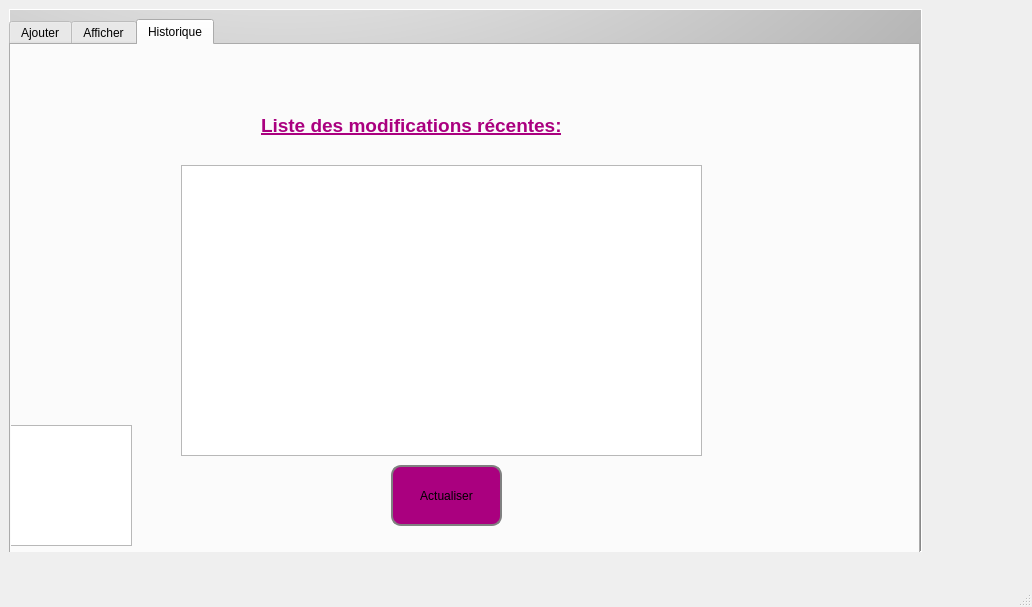
<?xml version="1.0" encoding="UTF-8"?>
<ui version="4.0">
 <class>MainWindow</class>
 <widget class="QMainWindow" name="MainWindow">
  <property name="geometry">
   <rect>
    <x>0</x>
    <y>0</y>
    <width>1032</width>
    <height>607</height>
   </rect>
  </property>
  <property name="windowTitle">
   <string>MainWindow</string>
  </property>
  <widget class="QWidget" name="centralwidget">
   <widget class="QStackedWidget" name="stackedWidget">
    <property name="geometry">
     <rect>
      <x>0</x>
      <y>0</y>
      <width>931</width>
      <height>561</height>
     </rect>
    </property>
    <property name="styleSheet">
     <string notr="true">
QGroupBox {
 
 background: qradialgradient(cx: 0.3, cy: -0.4, fx: 0.3, fy: -0.4, radius: 1.35, stop: 0 #fff, stop: 1 #888) ;/*background: linear-gradient(rgba(0,0,0,.5), rgba(0,0,0,.5)),url(feuille.jpg); 
    background-position: center;
    background-size: cover;
    display: flex;
    justify-content: center;
    align-items: center;
    font-family: 'Poppins', sans-serif*/
 
 color: rgb(255, 255, 255);
  border: 1px solid #ffffff;

    margin-top: 1ex; /* leave space at the top for the title */
}

QGroupBox::title {
    subcontrol-origin: margin;
    subcontrol-position: top center; /* position at the top center */
    padding: 0 10px;
    background-color: qlineargradient(x1: 0, y1: 0, x2: 0, y2: 1,
                                      stop: 0 #FF0ECE, stop: 1 #FFFFFF);
}


QPushButton {
border: 2px solid gray;
border-radius: 10px;
padding: 0 8px;
background-color:blue
}

 QPushButton:hover:!pressed{ background-color: qlineargradient(x1: 0, y1: 0, x2: 0, y2: 1,
                                      stop: 0 #FF0ECE, stop: 1 #FFFFFF); } 
QPushButton:hover { background-color: qlineargradient(x1: 0, y1: 0, x2: 0, y2: 1,
                                      stop: 0 #FF0ECE, stop: 1 #FFFFFF); }</string>
    </property>
    <property name="currentIndex">
     <number>1</number>
    </property>
    <widget class="QWidget" name="Home">
     <layout class="QHBoxLayout" name="horizontalLayout">
      <item>
       <widget class="QGroupBox" name="groupBox">
        <property name="styleSheet">
         <string notr="true"/>
        </property>
        <property name="title">
         <string>Smart Printing System</string>
        </property>
        <widget class="QLabel" name="label_2">
         <property name="geometry">
          <rect>
           <x>200</x>
           <y>100</y>
           <width>491</width>
           <height>61</height>
          </rect>
         </property>
         <property name="font">
          <font>
           <family>Lucida Console</family>
           <pointsize>13</pointsize>
           <weight>75</weight>
           <bold>true</bold>
          </font>
         </property>
         <property name="styleSheet">
          <string notr="true">color: rgb(85, 170, 255);</string>
         </property>
         <property name="text">
          <string>&lt;html&gt;&lt;head/&gt;&lt;body&gt;&lt;p align=&quot;center&quot;&gt;&lt;span style=&quot; font-size:14pt; text-decoration: underline;&quot;&gt;Bienvenue,vous êtes le livreur!!&lt;/span&gt;&lt;/p&gt;&lt;/body&gt;&lt;/html&gt;</string>
         </property>
        </widget>
        <widget class="QPushButton" name="livrButton">
         <property name="geometry">
          <rect>
           <x>360</x>
           <y>240</y>
           <width>141</width>
           <height>61</height>
          </rect>
         </property>
         <property name="styleSheet">
          <string notr="true">background-color: rgb(85, 170, 255);</string>
         </property>
         <property name="text">
          <string>Livraisons</string>
         </property>
        </widget>
        <widget class="QPushButton" name="deconnecterButton">
         <property name="geometry">
          <rect>
           <x>780</x>
           <y>470</y>
           <width>121</width>
           <height>61</height>
          </rect>
         </property>
         <property name="styleSheet">
          <string notr="true">
background-color: rgb(255, 255, 127);</string>
         </property>
         <property name="text">
          <string>Déconnecter</string>
         </property>
        </widget>
        <widget class="QTextBrowser" name="textBrowser_4">
         <property name="geometry">
          <rect>
           <x>-10</x>
           <y>420</y>
           <width>131</width>
           <height>121</height>
          </rect>
         </property>
         <property name="styleSheet">
          <string notr="true">border-image: url(:/img/Projet qt/delivery.png);</string>
         </property>
        </widget>
        <zorder>textBrowser_4</zorder>
        <zorder>label_2</zorder>
        <zorder>livrButton</zorder>
        <zorder>deconnecterButton</zorder>
       </widget>
      </item>
     </layout>
    </widget>
    <widget class="QWidget" name="livraisons">
     <layout class="QHBoxLayout" name="horizontalLayout_4">
      <item>
       <widget class="QGroupBox" name="groupBox_5">
        <property name="title">
         <string/>
        </property>
        <widget class="QTabWidget" name="historique">
         <property name="geometry">
          <rect>
           <x>0</x>
           <y>10</y>
           <width>911</width>
           <height>541</height>
          </rect>
         </property>
         <property name="minimumSize">
          <size>
           <width>911</width>
           <height>0</height>
          </size>
         </property>
         <property name="focusPolicy">
          <enum>Qt::StrongFocus</enum>
         </property>
         <property name="styleSheet">
          <string notr="true"/>
         </property>
         <property name="currentIndex">
          <number>2</number>
         </property>
         <widget class="QWidget" name="tab_4">
          <attribute name="title">
           <string>Ajouter</string>
          </attribute>
          <widget class="QPushButton" name="homeButton_4">
           <property name="geometry">
            <rect>
             <x>780</x>
             <y>440</y>
             <width>111</width>
             <height>51</height>
            </rect>
           </property>
           <property name="styleSheet">
            <string notr="true">background-color: rgb(255, 255, 127);
</string>
           </property>
           <property name="text">
            <string>Home</string>
           </property>
          </widget>
          <widget class="QSplitter" name="splitter_3">
           <property name="geometry">
            <rect>
             <x>280</x>
             <y>30</y>
             <width>341</width>
             <height>411</height>
            </rect>
           </property>
           <property name="orientation">
            <enum>Qt::Vertical</enum>
           </property>
           <widget class="QLabel" name="label">
            <property name="maximumSize">
             <size>
              <width>16777215</width>
              <height>16777215</height>
             </size>
            </property>
            <property name="styleSheet">
             <string notr="true">color: rgb(85, 170, 255);
font: 75 12pt &quot;MS Shell Dlg 2&quot;;</string>
            </property>
            <property name="text">
             <string>&lt;html&gt;&lt;head/&gt;&lt;body&gt;&lt;p align=&quot;center&quot;&gt;&lt;span style=&quot; font-size:14pt; font-weight:600; text-decoration: underline;&quot;&gt;Ajouter une livraison :&lt;/span&gt;&lt;/p&gt;&lt;/body&gt;&lt;/html&gt;</string>
            </property>
           </widget>
           <widget class="QWidget" name="layoutWidget">
            <layout class="QGridLayout" name="gridLayout">
             <item row="0" column="0">
              <widget class="QLabel" name="label_13">
               <property name="text">
                <string>&lt;html&gt;&lt;head/&gt;&lt;body&gt;&lt;p align=&quot;center&quot;&gt;&lt;span style=&quot; font-size:10pt; font-weight:600;&quot;&gt;Id:&lt;/span&gt;&lt;/p&gt;&lt;/body&gt;&lt;/html&gt;</string>
               </property>
              </widget>
             </item>
             <item row="0" column="1">
              <widget class="QLineEdit" name="le_id"/>
             </item>
             <item row="1" column="0">
              <widget class="QLabel" name="label_14">
               <property name="text">
                <string>&lt;html&gt;&lt;head/&gt;&lt;body&gt;&lt;p align=&quot;center&quot;&gt;&lt;span style=&quot; font-size:10pt; font-weight:600;&quot;&gt;Date:&lt;/span&gt;&lt;/p&gt;&lt;/body&gt;&lt;/html&gt;</string>
               </property>
              </widget>
             </item>
             <item row="1" column="1">
              <widget class="QLineEdit" name="la_date"/>
             </item>
             <item row="2" column="0">
              <widget class="QLabel" name="label_17">
               <property name="text">
                <string>&lt;html&gt;&lt;head/&gt;&lt;body&gt;&lt;p align=&quot;center&quot;&gt;&lt;span style=&quot; font-size:10pt; font-weight:600;&quot;&gt;Frais:&lt;/span&gt;&lt;/p&gt;&lt;/body&gt;&lt;/html&gt;</string>
               </property>
              </widget>
             </item>
             <item row="2" column="1">
              <widget class="QLineEdit" name="le_frais"/>
             </item>
             <item row="3" column="0">
              <widget class="QLabel" name="label_18">
               <property name="text">
                <string>&lt;html&gt;&lt;head/&gt;&lt;body&gt;&lt;p align=&quot;center&quot;&gt;&lt;span style=&quot; font-size:10pt; font-weight:600;&quot;&gt;Localisation:&lt;/span&gt;&lt;/p&gt;&lt;/body&gt;&lt;/html&gt;</string>
               </property>
              </widget>
             </item>
             <item row="3" column="1">
              <widget class="QLineEdit" name="l_adress"/>
             </item>
            </layout>
           </widget>
           <widget class="QPushButton" name="ajouter">
            <property name="styleSheet">
             <string notr="true">background-color: rgb(85, 170, 255);</string>
            </property>
            <property name="text">
             <string>Ajouter</string>
            </property>
           </widget>
          </widget>
          <widget class="QTextBrowser" name="textBrowser_2">
           <property name="geometry">
            <rect>
             <x>-10</x>
             <y>380</y>
             <width>131</width>
             <height>121</height>
            </rect>
           </property>
           <property name="styleSheet">
            <string notr="true">border-image: url(:/img/Projet qt/delivery.png);</string>
           </property>
          </widget>
         </widget>
         <widget class="QWidget" name="tab_5">
          <attribute name="title">
           <string>Afficher</string>
          </attribute>
          <widget class="QTableView" name="table_livraison">
           <property name="geometry">
            <rect>
             <x>120</x>
             <y>280</y>
             <width>651</width>
             <height>211</height>
            </rect>
           </property>
          </widget>
          <widget class="QTextBrowser" name="textBrowser_3">
           <property name="geometry">
            <rect>
             <x>-10</x>
             <y>380</y>
             <width>131</width>
             <height>121</height>
            </rect>
           </property>
           <property name="styleSheet">
            <string notr="true">border-image: url(:/img/Projet qt/delivery.png);</string>
           </property>
          </widget>
          <widget class="QLineEdit" name="recherche">
           <property name="geometry">
            <rect>
             <x>350</x>
             <y>59</y>
             <width>181</width>
             <height>31</height>
            </rect>
           </property>
          </widget>
          <widget class="QComboBox" name="comboBox_tri">
           <property name="geometry">
            <rect>
             <x>580</x>
             <y>120</y>
             <width>192</width>
             <height>41</height>
            </rect>
           </property>
           <property name="styleSheet">
            <string notr="true">border-color: rgb(170, 170, 255);
selection-background-color: rgb(170, 170, 255);


font: 75 10pt &quot;MS Shell Dlg 2&quot;;
</string>
           </property>
           <item>
            <property name="text">
             <string>            TRIER</string>
            </property>
           </item>
           <item>
            <property name="text">
             <string>Tri par frais</string>
            </property>
           </item>
           <item>
            <property name="text">
             <string>Tri par id croissant</string>
            </property>
           </item>
           <item>
            <property name="text">
             <string>Tri par id Descendant</string>
            </property>
           </item>
           <item>
            <property name="text">
             <string>Tri par localisation</string>
            </property>
           </item>
          </widget>
          <widget class="QLabel" name="label_3">
           <property name="geometry">
            <rect>
             <x>350</x>
             <y>20</y>
             <width>181</width>
             <height>41</height>
            </rect>
           </property>
           <property name="text">
            <string>&lt;html&gt;&lt;head/&gt;&lt;body&gt;&lt;p align=&quot;center&quot;&gt;&lt;span style=&quot; font-size:12pt; font-weight:600; text-decoration: underline; color:#ffaaff;&quot;&gt;Rechercher:&lt;/span&gt;&lt;/p&gt;&lt;/body&gt;&lt;/html&gt;</string>
           </property>
          </widget>
          <widget class="QPushButton" name="homeButton_5">
           <property name="geometry">
            <rect>
             <x>780</x>
             <y>440</y>
             <width>111</width>
             <height>51</height>
            </rect>
           </property>
           <property name="styleSheet">
            <string notr="true">background-color: rgb(255, 255, 127);
</string>
           </property>
           <property name="text">
            <string>Home</string>
           </property>
          </widget>
          <widget class="QPushButton" name="supprimer2">
           <property name="geometry">
            <rect>
             <x>350</x>
             <y>194</y>
             <width>181</width>
             <height>51</height>
            </rect>
           </property>
           <property name="styleSheet">
            <string notr="true">background-color: rgb(85, 255, 127);
selection-color: rgb(0, 85, 0);</string>
           </property>
           <property name="text">
            <string>Supprimer</string>
           </property>
          </widget>
          <widget class="QPushButton" name="pushButton_3">
           <property name="geometry">
            <rect>
             <x>780</x>
             <y>370</y>
             <width>111</width>
             <height>61</height>
            </rect>
           </property>
           <property name="styleSheet">
            <string notr="true">background-color: rgb(85, 255, 255);</string>
           </property>
           <property name="text">
            <string>Accès Site Web</string>
           </property>
          </widget>
          <widget class="QLineEdit" name="le_id_sup_2">
           <property name="geometry">
            <rect>
             <x>350</x>
             <y>154</y>
             <width>181</width>
             <height>31</height>
            </rect>
           </property>
           <property name="focusPolicy">
            <enum>Qt::StrongFocus</enum>
           </property>
          </widget>
          <widget class="QLabel" name="label_22">
           <property name="geometry">
            <rect>
             <x>350</x>
             <y>114</y>
             <width>181</width>
             <height>31</height>
            </rect>
           </property>
           <property name="styleSheet">
            <string notr="true">color: rgb(85, 0, 255);

font: 14pt &quot;MS Shell Dlg 2&quot;;</string>
           </property>
           <property name="text">
            <string>&lt;html&gt;&lt;head/&gt;&lt;body&gt;&lt;p align=&quot;center&quot;&gt;&lt;span style=&quot; font-size:12pt; font-weight:600; text-decoration: underline; color:#55ff7f;&quot;&gt;Id a supprimer:&lt;/span&gt;&lt;/p&gt;&lt;/body&gt;&lt;/html&gt;</string>
           </property>
          </widget>
          <widget class="QLabel" name="label_4">
           <property name="geometry">
            <rect>
             <x>0</x>
             <y>10</y>
             <width>301</width>
             <height>31</height>
            </rect>
           </property>
           <property name="styleSheet">
            <string notr="true">color: rgb(85, 170, 255);</string>
           </property>
           <property name="text">
            <string>&lt;html&gt;&lt;head/&gt;&lt;body&gt;&lt;p align=&quot;center&quot;&gt;&lt;span style=&quot; font-size:10pt; font-weight:600; text-decoration: underline;&quot;&gt;Veuillez entrer les modifications:&lt;/span&gt;&lt;/p&gt;&lt;/body&gt;&lt;/html&gt;</string>
           </property>
          </widget>
          <widget class="QPushButton" name="pushButton_2">
           <property name="geometry">
            <rect>
             <x>30</x>
             <y>210</y>
             <width>251</width>
             <height>51</height>
            </rect>
           </property>
           <property name="styleSheet">
            <string notr="true">background-color: rgb(85, 170, 255);</string>
           </property>
           <property name="text">
            <string>Modifier</string>
           </property>
          </widget>
          <widget class="QLabel" name="label_19">
           <property name="geometry">
            <rect>
             <x>30</x>
             <y>130</y>
             <width>51</width>
             <height>21</height>
            </rect>
           </property>
           <property name="text">
            <string>&lt;html&gt;&lt;head/&gt;&lt;body&gt;&lt;p align=&quot;center&quot;&gt;&lt;span style=&quot; font-size:11pt; font-weight:600;&quot;&gt;Frais:&lt;/span&gt;&lt;/p&gt;&lt;/body&gt;&lt;/html&gt;</string>
           </property>
          </widget>
          <widget class="QLineEdit" name="la_date_2">
           <property name="geometry">
            <rect>
             <x>130</x>
             <y>90</y>
             <width>161</width>
             <height>31</height>
            </rect>
           </property>
          </widget>
          <widget class="QLineEdit" name="le_id_2">
           <property name="geometry">
            <rect>
             <x>130</x>
             <y>50</y>
             <width>161</width>
             <height>31</height>
            </rect>
           </property>
          </widget>
          <widget class="QLineEdit" name="le_frais_2">
           <property name="geometry">
            <rect>
             <x>130</x>
             <y>130</y>
             <width>161</width>
             <height>31</height>
            </rect>
           </property>
          </widget>
          <widget class="QLineEdit" name="l_adress_2">
           <property name="geometry">
            <rect>
             <x>130</x>
             <y>170</y>
             <width>161</width>
             <height>31</height>
            </rect>
           </property>
          </widget>
          <widget class="QLabel" name="label_15">
           <property name="geometry">
            <rect>
             <x>30</x>
             <y>90</y>
             <width>51</width>
             <height>21</height>
            </rect>
           </property>
           <property name="text">
            <string>&lt;html&gt;&lt;head/&gt;&lt;body&gt;&lt;p align=&quot;center&quot;&gt;&lt;span style=&quot; font-size:11pt; font-weight:600;&quot;&gt;Date:&lt;/span&gt;&lt;/p&gt;&lt;/body&gt;&lt;/html&gt;</string>
           </property>
          </widget>
          <widget class="QLabel" name="label_20">
           <property name="geometry">
            <rect>
             <x>10</x>
             <y>170</y>
             <width>121</width>
             <height>21</height>
            </rect>
           </property>
           <property name="text">
            <string>&lt;html&gt;&lt;head/&gt;&lt;body&gt;&lt;p&gt;&lt;span style=&quot; font-size:11pt; font-weight:600;&quot;&gt;Localisation:&lt;/span&gt;&lt;/p&gt;&lt;/body&gt;&lt;/html&gt;</string>
           </property>
          </widget>
          <widget class="QLabel" name="label_16">
           <property name="geometry">
            <rect>
             <x>40</x>
             <y>50</y>
             <width>31</width>
             <height>20</height>
            </rect>
           </property>
           <property name="text">
            <string>&lt;html&gt;&lt;head/&gt;&lt;body&gt;&lt;p&gt;&lt;span style=&quot; font-size:11pt; font-weight:600;&quot;&gt;Id:&lt;/span&gt;&lt;/p&gt;&lt;/body&gt;&lt;/html&gt;</string>
           </property>
          </widget>
          <widget class="QPushButton" name="pushButton">
           <property name="geometry">
            <rect>
             <x>780</x>
             <y>300</y>
             <width>111</width>
             <height>61</height>
            </rect>
           </property>
           <property name="styleSheet">
            <string notr="true">background-color: rgb(170, 170, 127);</string>
           </property>
           <property name="text">
            <string>Actualiser</string>
           </property>
          </widget>
          <zorder>pushButton_2</zorder>
          <zorder>label_19</zorder>
          <zorder>la_date_2</zorder>
          <zorder>le_id_2</zorder>
          <zorder>le_frais_2</zorder>
          <zorder>l_adress_2</zorder>
          <zorder>label_15</zorder>
          <zorder>label_20</zorder>
          <zorder>label_16</zorder>
          <zorder>textBrowser_3</zorder>
          <zorder>table_livraison</zorder>
          <zorder>recherche</zorder>
          <zorder>comboBox_tri</zorder>
          <zorder>label_3</zorder>
          <zorder>homeButton_5</zorder>
          <zorder>supprimer2</zorder>
          <zorder>pushButton_3</zorder>
          <zorder>le_id_sup_2</zorder>
          <zorder>label_22</zorder>
          <zorder>label_4</zorder>
          <zorder>pushButton</zorder>
         </widget>
         <widget class="QWidget" name="tab">
          <attribute name="title">
           <string>Historique</string>
          </attribute>
          <widget class="QTextBrowser" name="textBrowser_5">
           <property name="geometry">
            <rect>
             <x>-10</x>
             <y>380</y>
             <width>131</width>
             <height>121</height>
            </rect>
           </property>
           <property name="styleSheet">
            <string notr="true">border-image: url(:/img/Projet qt/delivery.png);</string>
           </property>
          </widget>
          <widget class="QTableView" name="tablehistorique">
           <property name="geometry">
            <rect>
             <x>170</x>
             <y>120</y>
             <width>521</width>
             <height>291</height>
            </rect>
           </property>
          </widget>
          <widget class="QLabel" name="label_5">
           <property name="geometry">
            <rect>
             <x>250</x>
             <y>60</y>
             <width>381</width>
             <height>41</height>
            </rect>
           </property>
           <property name="styleSheet">
            <string notr="true">color: rgb(170, 0, 127);</string>
           </property>
           <property name="text">
            <string>&lt;html&gt;&lt;head/&gt;&lt;body&gt;&lt;p&gt;&lt;span style=&quot; font-size:14pt; font-weight:600; text-decoration: underline;&quot;&gt;Liste des modifications récentes:&lt;/span&gt;&lt;/p&gt;&lt;/body&gt;&lt;/html&gt;</string>
           </property>
          </widget>
          <widget class="QPushButton" name="pushButton_4">
           <property name="geometry">
            <rect>
             <x>380</x>
             <y>420</y>
             <width>111</width>
             <height>61</height>
            </rect>
           </property>
           <property name="styleSheet">
            <string notr="true">background-color: rgb(170, 0, 127);</string>
           </property>
           <property name="text">
            <string>Actualiser</string>
           </property>
          </widget>
         </widget>
        </widget>
       </widget>
      </item>
     </layout>
    </widget>
   </widget>
  </widget>
  <widget class="QMenuBar" name="menubar">
   <property name="geometry">
    <rect>
     <x>0</x>
     <y>0</y>
     <width>1032</width>
     <height>26</height>
    </rect>
   </property>
  </widget>
  <widget class="QStatusBar" name="statusbar"/>
  <action name="actionNew_User">
   <property name="text">
    <string>New User</string>
   </property>
  </action>
 </widget>
 <resources/>
 <connections/>
</ui>
